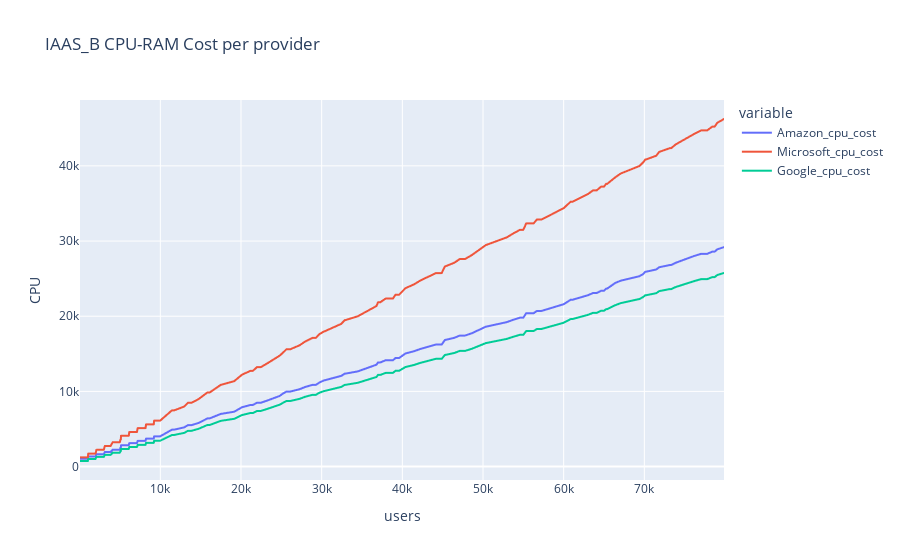

Notebook source saved alongside this figure:
### Code cell
####### Plot user cost per provider##############

fig = px.line(cost_iaas_b, y=['Amazon_cpu_cost', 'Microsoft_cpu_cost', 'Google_cpu_cost'],
             labels={"value": "CPU"}, title='IAAS_B CPU-RAM Cost per provider')
fig.show()

### Figure 1 — Plotly figure (JSON) as saved in the notebook; plotly's stock layout.template omitted (floating-point values rounded to 4 significant figures; data arrays with more than 128 entries replaced by an {"elided": "..."} marker saying what was removed)
{"data": [{"hovertemplate": "variable=Amazon_cpu_cost<br>users=%{x}<br>CPU=%{y}<extra></extra>", "legendgroup": "Amazon_cpu_cost", "line": {"color": "#636efa", "dash": "solid"}, "marker": {"symbol": "circle"}, "mode": "lines", "name": "Amazon_cpu_cost", "showlegend": true, "type": "scattergl", "x": {"elided": "350 int values"}, "xaxis": "x", "y": {"elided": "350 float values"}, "yaxis": "y"}, {"hovertemplate": "variable=Microsoft_cpu_cost<br>users=%{x}<br>CPU=%{y}<extra></extra>", "legendgroup": "Microsoft_cpu_cost", "line": {"color": "#EF553B", "dash": "solid"}, "marker": {"symbol": "circle"}, "mode": "lines", "name": "Microsoft_cpu_cost", "showlegend": true, "type": "scattergl", "x": {"elided": "350 int values"}, "xaxis": "x", "y": {"elided": "350 float values"}, "yaxis": "y"}, {"hovertemplate": "variable=Google_cpu_cost<br>users=%{x}<br>CPU=%{y}<extra></extra>", "legendgroup": "Google_cpu_cost", "line": {"color": "#00cc96", "dash": "solid"}, "marker": {"symbol": "circle"}, "mode": "lines", "name": "Google_cpu_cost", "showlegend": true, "type": "scattergl", "x": {"elided": "350 int values"}, "xaxis": "x", "y": {"elided": "350 float values"}, "yaxis": "y"}], "layout": {"autosize": true, "legend": {"title": {"text": "variable"}, "tracegroupgap": 0}, "title": {"text": "IAAS_B CPU-RAM Cost per provider"}, "xaxis": {"anchor": "y", "autorange": true, "domain": [0, 1], "range": [43, 79874], "title": {"text": "users"}, "type": "linear"}, "yaxis": {"anchor": "x", "autorange": true, "domain": [0, 1], "range": [-1784.0, 48760.0], "title": {"text": "CPU"}, "type": "linear"}}}
